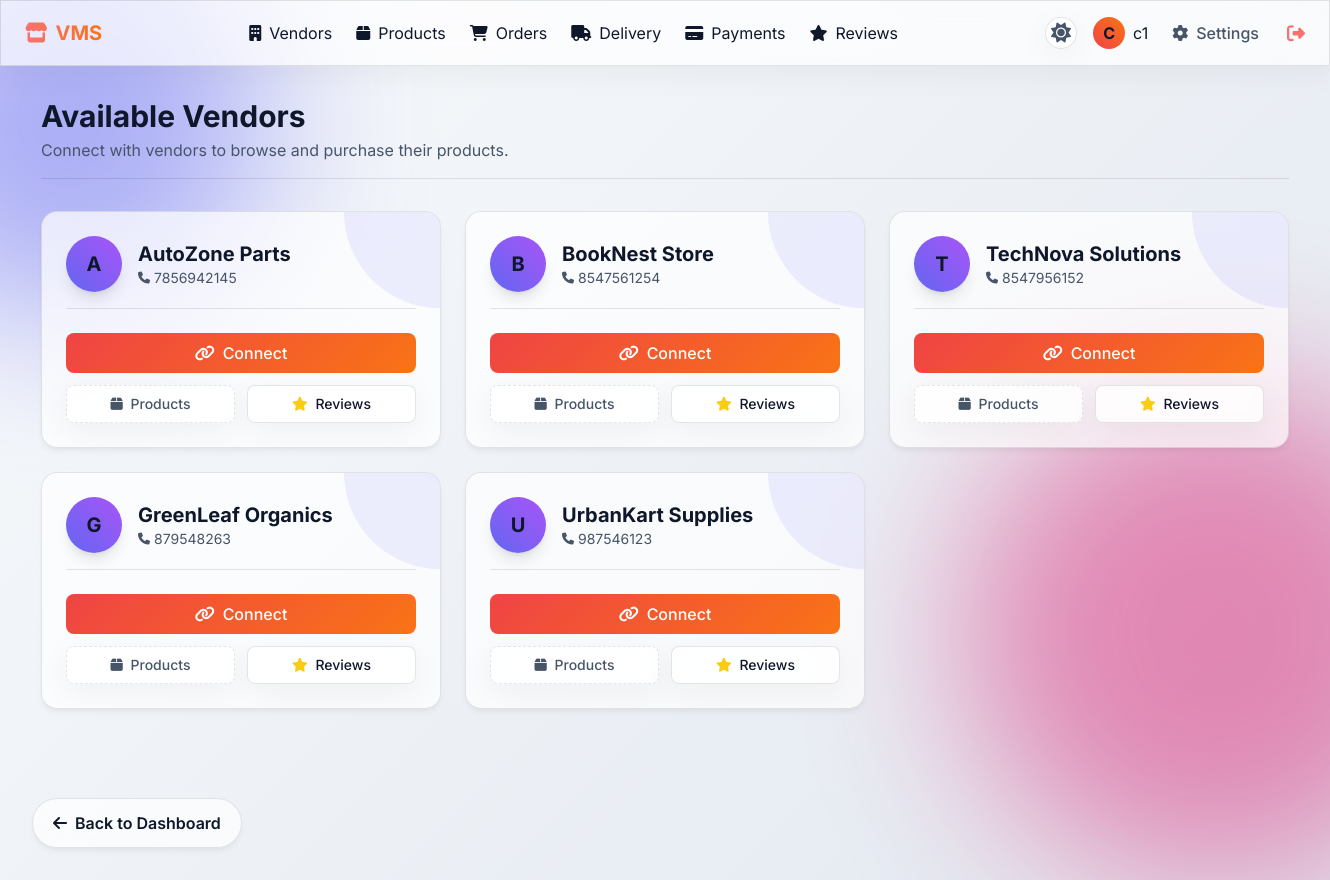
The app's page /vendors (signed in), older data.
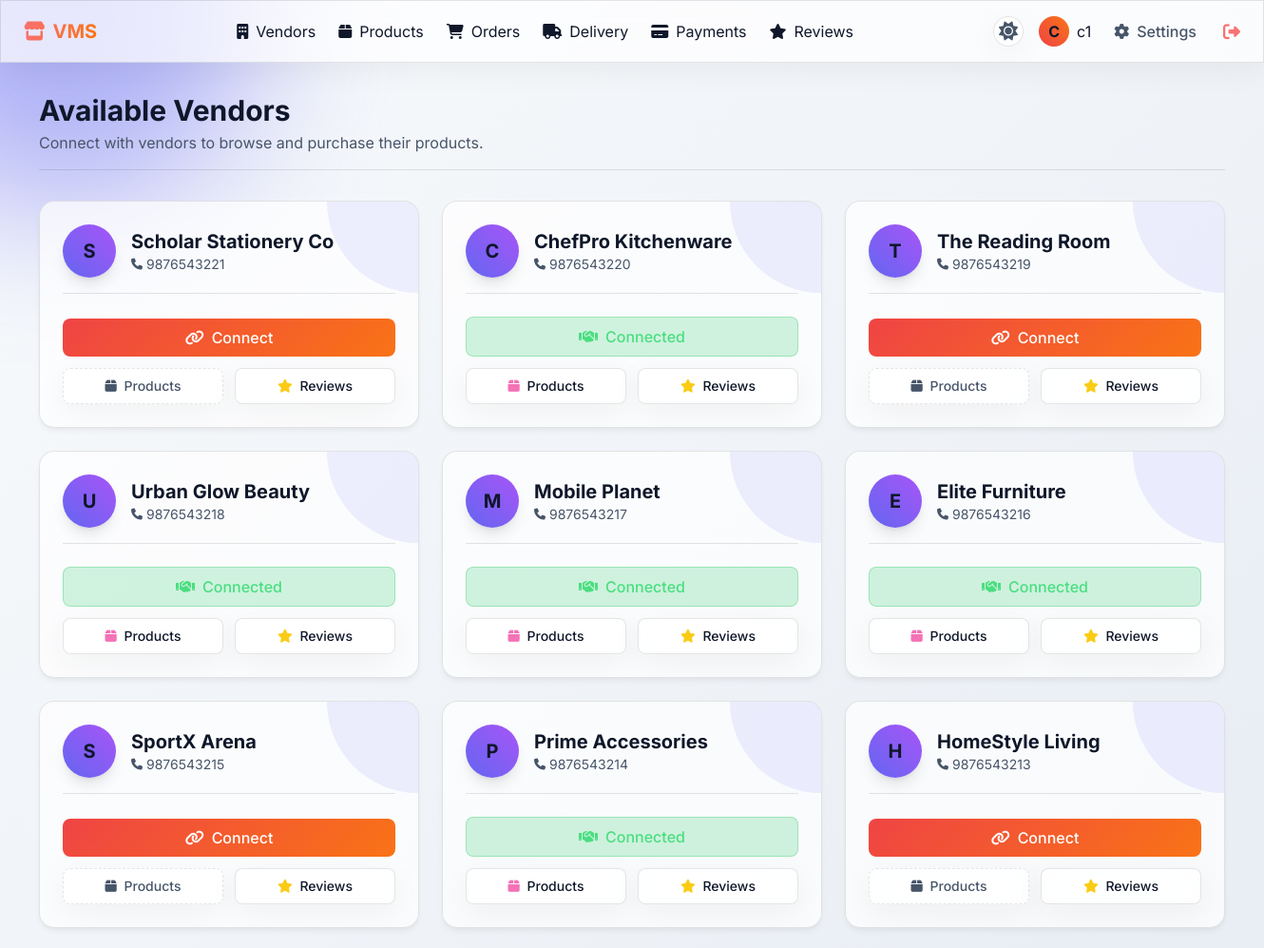
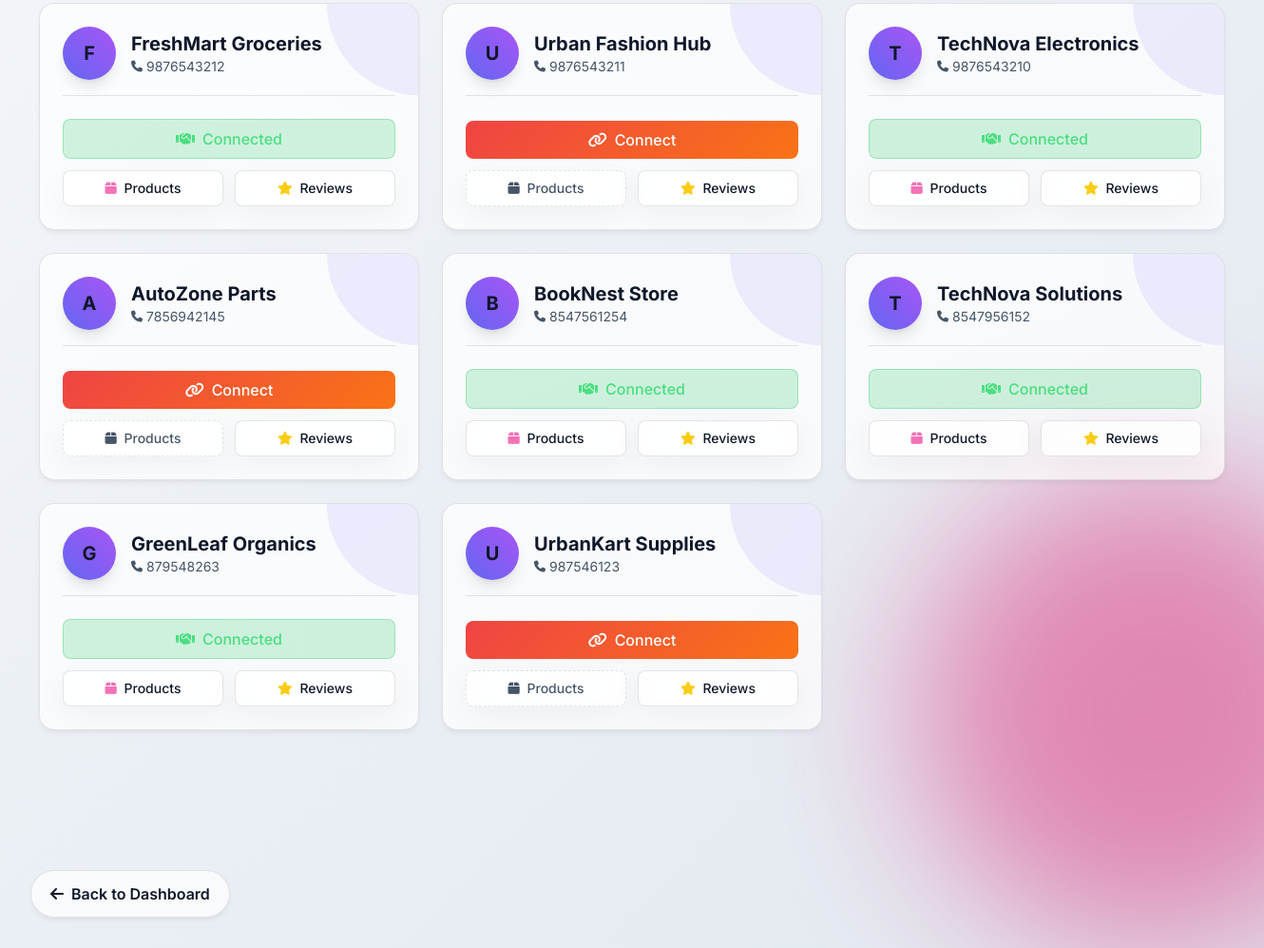
The same page, newer data (2 pictures, top to bottom).
### tables this page shows
CREATE TABLE users(
    id INTEGER PRIMARY KEY AUTOINCREMENT,
    username TEXT UNIQUE,
    password TEXT,
    role TEXT,
    mobile TEXT
, upi_vpa TEXT DEFAULT "");

### app.py (the view)
@app.route('/vendors')
def vendors():
    if 'user' not in session:
        return redirect('/login')
    conn = get_db()
    vendors = conn.execute(
        "SELECT username,mobile FROM users WHERE role='vendor' ORDER BY id DESC"
    ).fetchall()
    connected = conn.execute(
        "SELECT vendor FROM connections WHERE customer=? ORDER BY id DESC",
        (session['user'],)
    ).fetchall()
    connected_vendors = [
        v['vendor'] for v in connected
    ]
    return render_template(
        'vendors.html',
        vendors=vendors,
        connected_vendors=connected_vendors
    )

### app.py (called while the page is built)
def get_db():
    conn = sqlite3.connect("vendor.db")
    conn.row_factory = sqlite3.Row
    return conn

### templates/vendors.html (shortened to what this page needs)
{% extends "base.html" %}
{% block content %}
<div class="fade-in">
    <div class="flex justify-between items-center mb-8 border-b border-glass pb-4">
        <div>
            <h1 class="text-3xl font-bold">Available Vendors</h1>
            <p class="text-muted mt-1">Connect with vendors to browse and purchase their products.</p>
        </div>
    </div>
    {% if vendors %}
    <div class="grid grid-cols-1 md:grid-cols-2 lg:grid-cols-3 gap-6">
        {% for vendor in vendors %}
        <div class="glass-card p-6 flex flex-col relative overflow-hidden group">
            <div class="absolute top-0 right-0 w-24 h-24 bg-indigo-500/10 rounded-bl-full z-0 transition-transform group-hover:scale-110"></div>
            <div class="relative z-10 flex items-center gap-4 mb-6 border-b border-glass pb-4">
                <div class="w-14 h-14 rounded-full bg-gradient-to-tr from-indigo-500 to-purple-500 flex items-center justify-center text-main text-xl font-bold shadow-lg">
                    {{ vendor['username'][0]|upper }}
                </div>
                <div>
                    <h3 class="text-xl font-bold text-main">{{ vendor['username'] }}</h3>
                    <p class="text-sm text-muted flex items-center gap-1">
                        <i class="fa-solid fa-phone text-xs"></i> {{ vendor['mobile'] }}
                    </p>
                </div>
            </div>
            <div class="relative z-10 space-y-3 mt-auto">
                {% if vendor['username'] in connected_vendors %}
                    <div class="bg-green-500/20 text-green-400 border border-green-500/30 w-full py-2 rounded-lg text-center font-medium flex items-center justify-center gap-2 mb-3">
                        <i class="fa-solid fa-handshake"></i> Connected
                    </div>
                    <div class="grid grid-cols-2 gap-3">
                        <a href="/vendor_products/{{ vendor['username'] }}" class="glass-panel text-center py-2 rounded-lg hover:bg-white/10 transition-colors text-sm font-medium">
                            <i class="fa-solid fa-box mr-1 text-pink-400"></i> Products
                        </a>
                        <a href="/vendor_reviews/{{ vendor['username'] }}" class="glass-panel text-center py-2 rounded-lg hover:bg-white/10 transition-colors text-sm font-medium">
                            <i class="fa-solid fa-star mr-1 text-yellow-400"></i> Reviews
                        </a>
                    </div>
                {% else %}
                    <form method="POST" action="/select_vendor" class="mb-3">
                        <button type="submit" class="btn-glow w-full py-2 rounded-lg font-medium flex items-center justify-center gap-2">
                            <i class="fa-solid fa-link"></i> Connect
                        </button>
                    </form>
                    <div class="grid grid-cols-2 gap-3">
                        <div class="glass-panel text-center py-2 rounded-lg text-muted text-sm font-medium cursor-not-allowed border-dashed" title="Connect to view">
                            <i class="fa-solid fa-box mr-1"></i> Products
                        </div>
                        <a href="/vendor_reviews/{{ vendor['username'] }}" class="glass-panel text-center py-2 rounded-lg hover:bg-white/10 transition-colors text-sm font-medium">
                            <i class="fa-solid fa-star mr-1 text-yellow-400"></i> Reviews
                        </a>
                    </div>
                {% endif %}
            </div>
        </div>
        {% endfor %}
    </div>
    {% else %}
    <div class="glass-panel p-12 text-center rounded-2xl">
        <div class="text-5xl text-muted mb-4"><i class="fa-solid fa-store-slash"></i></div>
        <h3 class="text-xl font-bold mb-2">No Vendors Found</h3>
        <p class="text-muted">There are currently no vendors registered on the platform.</p>
    </div>
    {% endif %}
</div>
{% endblock %}

### templates/base.html (shortened to what this page needs)
<!DOCTYPE html>
<html lang="en">
<head>
    <link rel="stylesheet" href="https://cdnjs.cloudflare.com/ajax/libs/font-awesome/6.4.0/css/all.min.css">
    <script src="https://cdn.tailwindcss.com"></script>
    <link rel="stylesheet" href="{{ url_for('static', filename='css/style.css') }}">
</head>
<body class="antialiased relative">
    <div class="bg-shape bg-shape-1"></div>
    <div class="bg-shape bg-shape-2"></div>
    {% if session.get('user') %}
    <nav class="glass-panel sticky top-0 z-50 px-6 py-4 flex justify-between items-center mb-8">
        <div class="flex items-center gap-4">
            <a href="/dashboard" class="text-xl font-bold bg-clip-text text-transparent bg-gradient-to-r from-red-400 to-orange-500">
                <i class="fa-solid fa-store mr-2"></i>VMS
            </a>
        </div>
        <div class="hidden md:flex items-center gap-6">
            {% if session['role'] == 'customer' %}
                <a href="/vendors" class="hover:text-orange-400 transition-colors"><i class="fa-solid fa-building mr-2"></i>Vendors</a>
            {% endif %}
            <a href="/products" class="hover:text-orange-400 transition-colors"><i class="fa-solid fa-box mr-2"></i>Products</a>
            <a href="/orders" class="hover:text-orange-400 transition-colors"><i class="fa-solid fa-cart-shopping mr-2"></i>Orders</a>
            <a href="/delivery" class="hover:text-orange-400 transition-colors"><i class="fa-solid fa-truck mr-2"></i>Delivery</a>
            <a href="/payments" class="hover:text-orange-400 transition-colors"><i class="fa-solid fa-credit-card mr-2"></i>Payments</a>
            <a href="/reviews" class="hover:text-orange-400 transition-colors"><i class="fa-solid fa-star mr-2"></i>Reviews</a>
        </div>
        <div class="flex items-center gap-4">
            <button id="theme-toggle" class="text-xl text-muted hover:text-orange-400 transition-colors w-8 h-8 flex items-center justify-center rounded-full glass-panel" title="Toggle Theme">
                <i class="fa-solid fa-sun light-icon hidden"></i>
            </button>
            <a href="/profile" class="flex items-center gap-2 hover:text-orange-400 transition-colors">
                <div class="w-8 h-8 rounded-full bg-gradient-to-tr from-red-500 to-orange-500 flex items-center justify-center text-main font-bold">
                    {{ session['user'][0]|upper }}
                </div>
                <span class="hidden sm:inline text-main">{{ session['user'] }}</span>
            </a>
            <a href="/settings" class="flex items-center gap-2 text-muted hover:text-orange-400 transition-colors ml-2 font-medium"><i class="fa-solid fa-gear"></i><span class="hidden sm:inline">Settings</span></a>
            <a href="/logout" class="text-red-400 hover:text-red-300 transition-colors ml-3" title="Logout"><i class="fa-solid fa-right-from-bracket text-lg"></i></a>
        </div>
    </nav>
    {% endif %}
    <main class="container mx-auto px-4 pb-12 min-h-[80vh]">
        {% block content %}{% endblock %}
    </main>
    {% if session.get('user') and request.path != '/dashboard' %}
    <a href="/dashboard" class="btn-floating-dash">
        <i class="fa-solid fa-arrow-left"></i>
        <span class="hidden sm:inline">Back to Dashboard</span>
    </a>
    {% endif %}
</body>
</html>

Row changes from the older to the newer data that the page shows:
added users: username "S", username "Scholar Stationery Co", mobile "9876543221"
added users: username "C", username "ChefPro Kitchenware", mobile "9876543220"
added users: username "T", username "The Reading Room", mobile "9876543219"
added users: username "U", username "Urban Glow Beauty", mobile "9876543218"
added users: username "M", username "Mobile Planet", mobile "9876543217"
added users: username "E", username "Elite Furniture", mobile "9876543216"
added users: username "S", username "SportX Arena", mobile "9876543215"
added users: username "P", username "Prime Accessories", mobile "9876543214"
added users: username "H", username "HomeStyle Living", mobile "9876543213"
added users: username "F", username "FreshMart Groceries", mobile "9876543212"
added users: username "U", username "Urban Fashion Hub", mobile "9876543211"
added users: username "T", username "TechNova Electronics", mobile "9876543210"
computed for users "BookNest Store": text "Connect" → "Connected"
computed for users "TechNova Solutions": text "Connect" → "Connected"
computed for users "GreenLeaf Organics": text "Connect" → "Connected"
